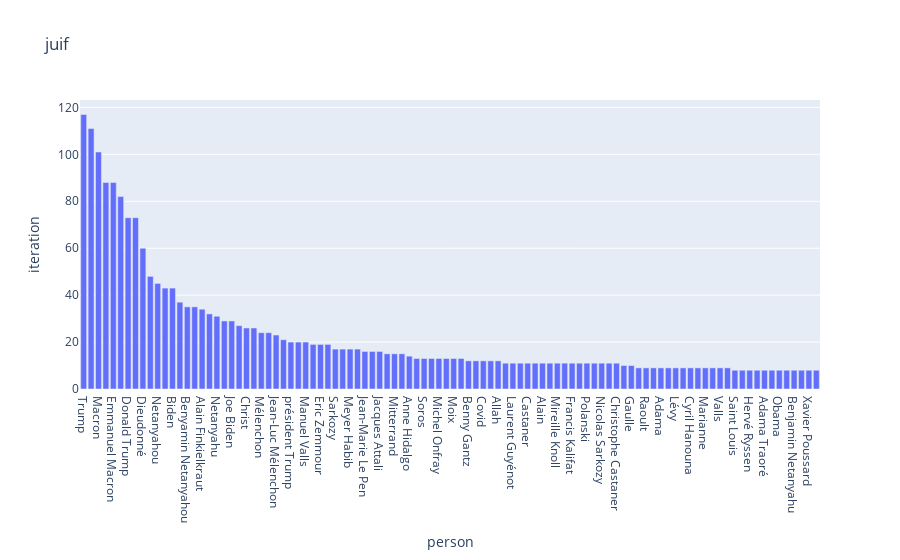

Source (notebook cell):
### Code cell
pickedKeyword = "juif"

showLinkedPeople(corpusFiles, pickedKeyword, 100)

### Figure 1 — Plotly figure (JSON) as saved in the notebook; plotly's stock layout.template omitted (floating-point values rounded to 4 significant figures)
{"data": [{"alignmentgroup": "True", "hovertemplate": "person=%{x}<br>iteration=%{y}<extra></extra>", "legendgroup": "", "marker": {"color": "#636efa", "pattern": {"shape": ""}}, "name": "", "offsetgroup": "", "orientation": "v", "showlegend": false, "textposition": "auto", "type": "bar", "x": ["Trump", "Alain Soral", "Macron", "Zemmour", "Emmanuel Macron", "Soral", "Donald Trump", "Éric Zemmour", "Dieudonné", "Hitler", "Netanyahou", "Poutine", "Biden", "BHL", "Benyamin Netanyahou", "Sarah Halimi", "Alain Finkielkraut", "Epstein", "Netanyahu", "Premier ministre", "Joe Biden", "Président", "Christ", "Pen", "Mélenchon", "Washington", "Jean-Luc Mélenchon", "Damien Viguier", "président Trump", "Jésus", "Manuel Valls", "Attali", "Eric Zemmour", "Vladimir Poutine", "Sarkozy", "Yann Moix", "Meyer Habib", "Kobili Traoré", "Jean-Marie Le Pen", "Gérald Darmanin", "Jacques Attali", "Bernard-Henri Lévy", "Mitterrand", "Finkielkraut", "Anne Hidalgo", "Youssef Hindi", "Soros", "George Floyd", "Michel Onfray", "Jeffrey Epstein", "Moix", "Marine Le Pen", "Benny Gantz", "Bibi", "Covid", "Assa Traoré", "Allah", "George Soros", "Laurent Guyénot", "Bill Gates", "Castaner", "Mike Pompeo", "Alain", "Jacques Chirac", "Mireille Knoll", "César", "Francis Kalifat", "François", "Polanski", "Erdogan", "Nicolas Sarkozy", "Pétain", "Christophe Castaner", "Traoré", "Gaulle", "Ruolin Zheng", "Raoult", "Mila", "Adama", "Naulleau", "Lévy", "Boris Johnson", "Cyril Hanouna", "Rivarol", "Marianne", "Mahomet", "Valls", "Samuel Paty", "Saint Louis", "Jared Kushner", "Hervé Ryssen", "Onfray", "Adama Traoré", "Staline", "Obama", "Marx", "Benjamin Netanyahu", "Brigitte Macron", "Xavier Poussard", "Mahmoud Abbas"], "xaxis": "x", "y": [117, 111, 101, 88, 88, 82, 73, 73, 60, 48, 45, 43, 43, 37, 35, 35, 34, 32, 31, 29, 29, 27, 26, 26, 24, 24, 23, 21, 20, 20, 20, 19, 19, 19, 17, 17, 17, 17, 16, 16, 16, 15, 15, 15, 14, 13, 13, 13, 13, 13, 13, 13, 12, 12, 12, 12, 12, 11, 11, 11, 11, 11, 11, 11, 11, 11, 11, 11, 11, 11, 11, 11, 11, 10, 10, 9, 9, 9, 9, 9, 9, 9, 9, 9, 9, 9, 9, 9, 8, 8, 8, 8, 8, 8, 8, 8, 8, 8, 8, 8], "yaxis": "y"}], "layout": {"barmode": "relative", "legend": {"tracegroupgap": 0}, "title": {"text": "juif"}, "xaxis": {"anchor": "y", "domain": [0, 1], "title": {"text": "person"}}, "yaxis": {"anchor": "x", "domain": [0, 1], "title": {"text": "iteration"}}}}
